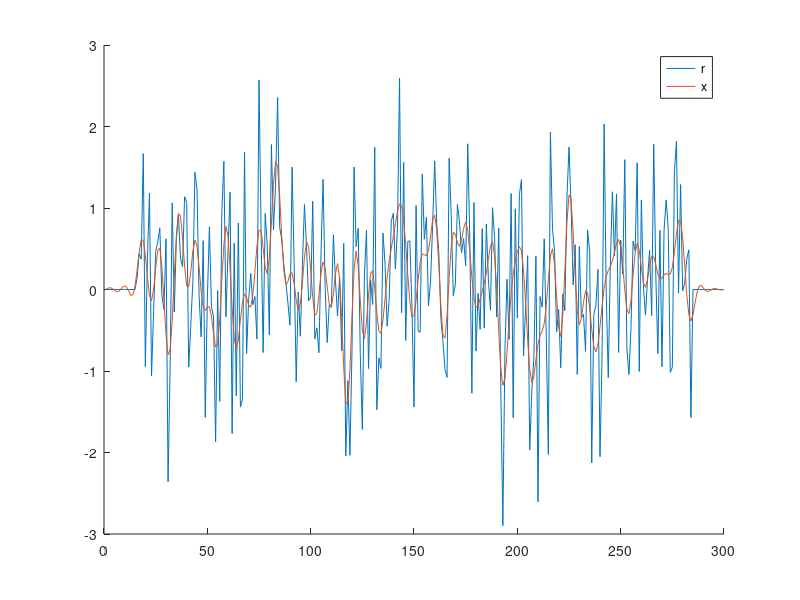
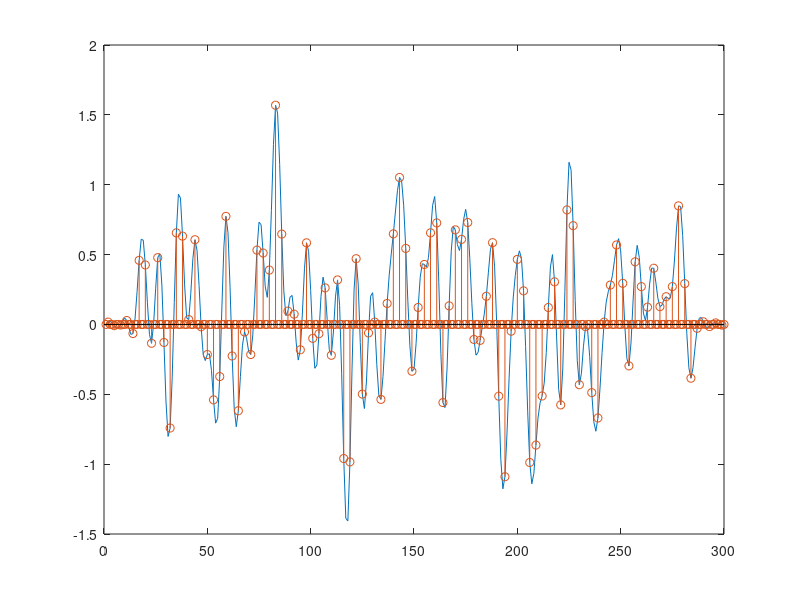
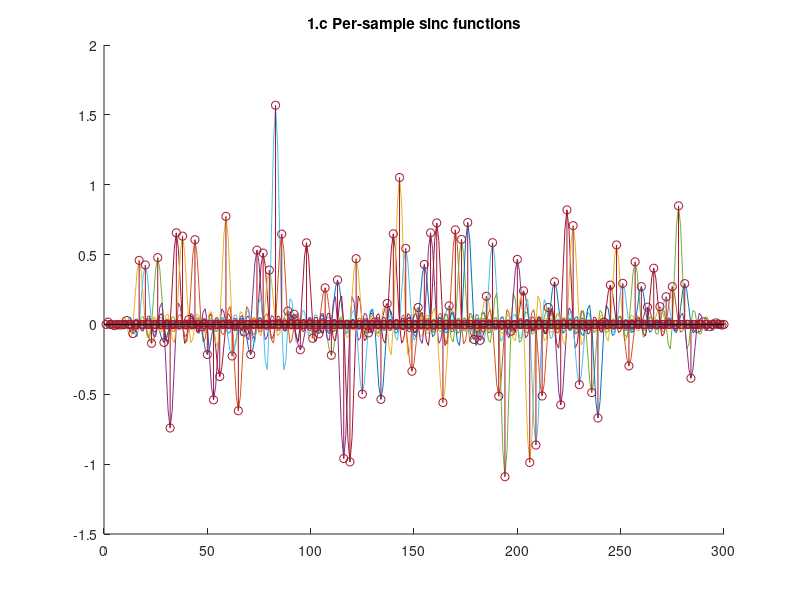
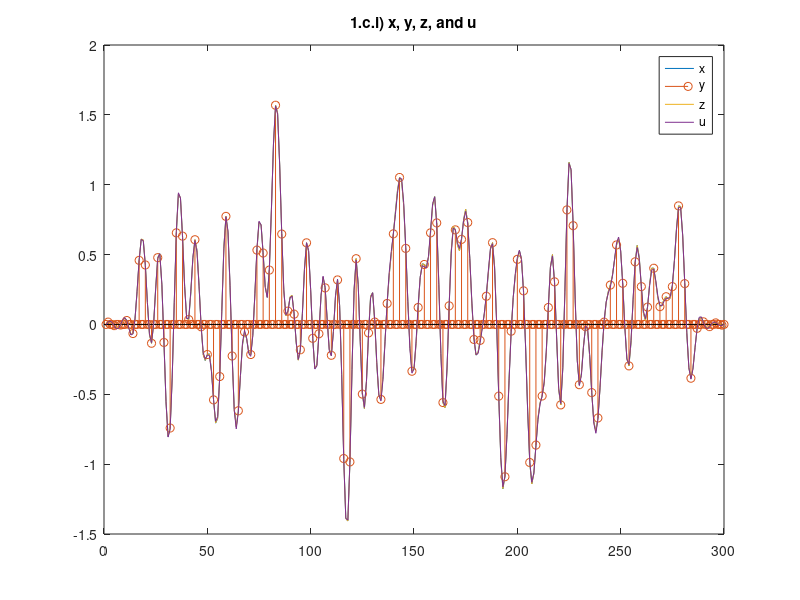

Source code (MATLAB) for these figures, in order: (Note: this script raises an error after producing the figures.)
%% 1.c)
% Generate a one second long Gaussian noise sequence r with a sampling rate
% of 300Hz
f_s = 300;
t = 1; % 1 second long
N = f_s * t;
ts = linspace(1/f_s, t, N);
r = randn(N,1);
% Taper $r$ by setting its first and last 15 samples to zero.
r(1:15) = 0;
r(end-15:end) = 0;

%%
% Make a Finite-Impulse Response low-pass filter with cut-off frequency
f_c = 45; % cutoff frequency
a = [1]; % FIR has no y-terms
b = fir1(50, f_c/(f_s/2));
% Use the filtfilt function in order to apply that filter to the
% generated noise signal, resulting in the filtered noise signal x
x = filtfilt(b, a, r);

%%
% Plot r, x together.
figure;
hold on;
plot(r);
plot(x);
legend("r","x");
hold off;

%%
% Sample x at 100Hz by setting all but every third sample value to zero
y = x;
% element 1, 4, 7... = 0
y(1:3:end) = 0;
% element 2, 5, 8... = 0
y(3:3:end) = 0;
% element 3, 6, 9... = unchanged

figure;
plot(x);
hold on;
stem(y);
hold off;

%%
% Implement sinc interpolation to reconstruct the zeroed samples of y
%
% $$x(t) = \sum_{n=-\infty}^{\infty} x_n * sinc(t/t_s - n)$$
%
% MATLAB version:
%
% $$z = \sum_{i_y=1}^{N} y(i_y) * sinc((ts/t - i_y/N) * f_s/3)$$
%
% Translate the sinc by $i_y/N$ to align it with the sample,
% and scale it by $f_s$ over 3 to align the zero crossings with the other
% sample points.
z = zeros(N,1);
figure;
hold on;
for i_y = 1:N
    data = y(i_y) * sinc((ts/t - (i_y)/N)* f_s/3);
    plot(data);
    z = z + data';
end
stem(y)
hold off;
title("1.c Per-sample sinc functions")

%%
% Generate another low-pass filter with fir1, cut-off frequency 50Hz
f_c = 50; % cutoff frequency
a = [1]; % FIR has no y-terms
b = fir1(50, f_c/(f_s/2));
% Apply it to y, resulting in interpolated sequence u.
% multiply by 3 to compensate for energy lost during sampling.
u = 3 * filtfilt(b, a, y);


%% 1.c.i) Comparisons
% Plot x, y, z, and u on top of each other in one figure 
figure;
plot(x);
hold on;
stem(y);
plot(z);
plot(u);
legend("x", "y", "z", "u");
title("1.c.i) x, y, z, and u")
hold off;

%% 
% x and z are equal
figure;
plot(x);
hold on;
stem(y);
plot(z);

legend("x", "y", "z");
xlim([100 150]);
title("1.c.i) x vs. z (sinc-interpolated sampled x)");
hold off;

%% 
% x and u are similar, but not equal.
% I think this is because the low-pass filter isn't perfect.
figure;
plot(x);
hold on;
stem(y);
plot(u);

legend("x", "y", "u");
xlim([100 150]);
title("1.c.i) x vs. u (low-pass filtered sampled x)");
hold off;

%%
% Frequency response of the second low-pass filter.
% The magnitude at the original cutoff (45Hz) is -3dB, so higher
% frequencies in x were be unfairly reduced when generating u.
f_c = 50;
a = [1];
b = fir1(50, f_c/(f_s/2));
figure;
freqz(b,a,2048,f_s);
xlim([0, 50]);
xline(45);


%% 1.c.ii)
% Q: Why should the first filter have a lower cut-off frequency than the second?
%
% If the second low-pass filter had a lower cut-off frequency than the
% first filter, it would discard higher-frequency information and
% not reconstruct it.